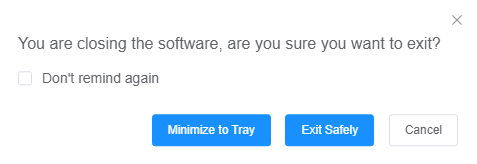
#> input picture modules/auto_uploader/approaches/free_automation/helper_images/browser_close_popup.png, 477 x 164 px; its folder holds only this picture in this run
$ python -i ar_engine.py   (imports and definitions only)
#> lines starting #> are read from the running program, lines starting #| are printed output that depends on the picture
### modules/logging/logger.py
"""
Logging System for OneSoul
Provides comprehensive logging for debugging and monitoring
"""
import logging
import sys
from pathlib import Path
from datetime import datetime
from logging.handlers import RotatingFileHandler, TimedRotatingFileHandler


class ContentFlowLogger:
    """
    Centralized logging system for the application
    """

    def __init__(self, name: str = "OneSoul", log_dir: Path = None):
        """
        Initialize logger

        Args:
            name: Logger name
            log_dir: Directory to store log files (default: ~/.onesoul/logs/)
        """
        self.name = name
        self.log_dir = log_dir or (Path.home() / ".onesoul" / "logs")
        self.logger = logging.getLogger(name)
        self.logger.setLevel(logging.DEBUG)
        self.logger.propagate = False  # Avoid duplicate console output via root logger

        # Prevent duplicate handlers
        if self.logger.handlers:
            return

        # PyInstaller's isolated helper process uses internal pipes for IPC.
        # App-style logging there can interfere with the build, so keep it silent.
        if getattr(sys, "_pyi_isolated_subprocess", False):
            self.logger.addHandler(logging.NullHandler())
            return

        self.log_dir.mkdir(parents=True, exist_ok=True)

        # Create formatters
        detailed_formatter = logging.Formatter(
            '%(asctime)s | %(levelname)-8s | %(name)-20s | %(message)s',
            datefmt='%Y-%m-%d %H:%M:%S'
        )

        simple_formatter = logging.Formatter(
            '%(asctime)s | %(levelname)-8s | %(message)s',
            datefmt='%H:%M:%S'
        )

        # File Handler - Daily rotating logs
        log_file = self.log_dir / f"onesoul_{datetime.now().strftime('%Y%m%d')}.log"
        file_handler = logging.FileHandler(log_file, encoding='utf-8')
        file_handler.setLevel(logging.DEBUG)
        file_handler.setFormatter(detailed_formatter)
        self.logger.addHandler(file_handler)

        # Console Handler (guard against missing/ASCII-only stdout)
        if sys.stdout:
            try:
                sys.stdout.reconfigure(encoding='utf-8', errors='replace')
            except Exception:
                pass
            console_handler = logging.StreamHandler(sys.stdout)
            console_handler.setLevel(logging.INFO)
            console_handler.setFormatter(simple_formatter)
            self.logger.addHandler(console_handler)

        # Error File Handler - Separate file for errors only
        error_file = self.log_dir / f"errors_{datetime.now().strftime('%Y%m%d')}.log"
        error_handler = logging.FileHandler(error_file, encoding='utf-8')
        error_handler.setLevel(logging.ERROR)
        error_handler.setFormatter(detailed_formatter)
        self.logger.addHandler(error_handler)

    # [41 lines left out: functions debug, info, warning, error, critical, exception, not called in this run]

    def cleanup_old_logs(self, days: int = 30):
        """
        Clean up log files older than specified days

        Args:
            days: Number of days to keep logs
        """
        try:
            cutoff_date = datetime.now().timestamp() - (days * 24 * 60 * 60)

            for log_file in self.log_dir.glob("*.log"):
                if log_file.stat().st_mtime < cutoff_date:
                    log_file.unlink()
                    self.info(f"Deleted old log file: {log_file.name}", "Logger")

        except Exception as e:
            self.error(f"Failed to cleanup old logs: {e}", "Logger")

    # [35 lines left out: function export_logs, not called in this run]


# Global logger instance
_global_logger = None


def get_logger(name: str = "ContentFlowPro") -> ContentFlowLogger:
    """
    Get or create global logger instance

    Args:
        name: Logger name

    Returns:
        ContentFlowLogger instance
    """
    global _global_logger
    if _global_logger is None:
        _global_logger = ContentFlowLogger(name)
        _global_logger.cleanup_old_logs(days=30)
    return _global_logger


# Convenience functions
def log_info(message: str, module: str = None):
    """Convenience function for info logging"""
    get_logger().info(message, module)


def log_error(message: str, module: str = None, exc_info: bool = False):
    """Convenience function for error logging"""
    get_logger().error(message, module, exc_info)


def log_warning(message: str, module: str = None):
    """Convenience function for warning logging"""
    get_logger().warning(message, module)


def log_debug(message: str, module: str = None):
    """Convenience function for debug logging"""
    get_logger().debug(message, module)


# Test function
# [15 lines that do not run on import are left out]

### modules/video_editor/ar_engine.py
"""
modules/video_editor/ar_engine.py
AR Face Effects Engine using MediaPipe
Provides face detection, tracking, and AR filter application

Supports both MediaPipe APIs:
- Legacy solutions API (pre 0.10.x) - DEPRECATED
- Modern tasks API (0.10.x+) - RECOMMENDED
"""

import cv2
import numpy as np
from typing import Optional, Tuple, List, Dict, Any
from pathlib import Path
import sys
import urllib.request
import os

from modules.logging.logger import get_logger

logger = get_logger(__name__)

# MediaPipe imports - try both old and new APIs
MEDIAPIPE_AVAILABLE = False
MEDIAPIPE_API_VERSION = None  # 'tasks' or 'solutions'

# Try new tasks API first (MediaPipe 0.10+)
# [43 lines not run here, left out]


class AREngine:
    """
    AR Face Effects Engine
    Uses MediaPipe for 468-point face landmark detection
    Supports real-time face tracking and AR filter application

    Compatible with both MediaPipe APIs:
    - Tasks API (0.10.x+) - Modern, recommended
    - Solutions API (pre 0.10.x) - Legacy, deprecated
    """

    # Model URLs for tasks API
    FACE_LANDMARKER_MODEL_URL = "https://storage.googleapis.com/mediapipe-models/face_landmarker/face_landmarker/float16/latest/face_landmarker.task"

    def __init__(self):
        """Initialize MediaPipe Face Detector"""
        if not MEDIAPIPE_AVAILABLE:
            raise ImportError(
                "MediaPipe not available. Install with: pip install mediapipe"
            )

        self.api_version = MEDIAPIPE_API_VERSION
        self.face_detector = None

        if self.api_version == 'tasks':
            self._init_tasks_api()
        elif self.api_version == 'solutions':
            self._init_solutions_api()
        else:
            raise ValueError(f"Unknown MediaPipe API version: {self.api_version}")

        logger.info(f"✅ AR Engine initialized with MediaPipe {self.api_version} API")

    # [774 lines left out: functions _init_tasks_api, _init_solutions_api, _ensure_face_landmarker_model, detect_faces, _detect_faces_tasks, _detect_faces_solutions and 9 more, not called in this run]

>>> import cv2
>>> picture = cv2.imread('../auto_uploader/approaches/free_automation/helper_images/browser_close_popup.png', cv2.IMREAD_GRAYSCALE)
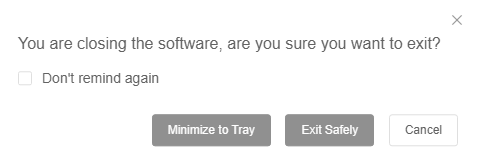
#> picture: shape (164, 477); min 98, max 255, mean 242.6
#> (the run stopped early here; a loop or call above may not have finished)
